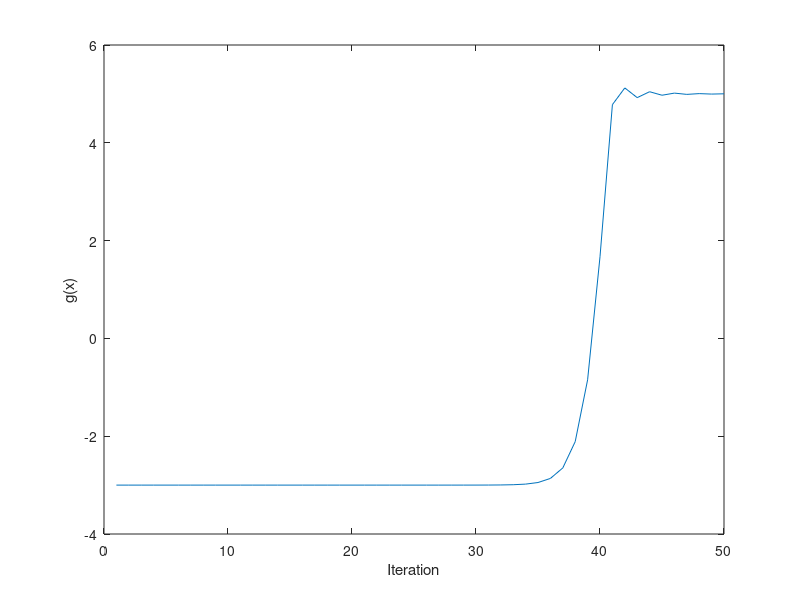
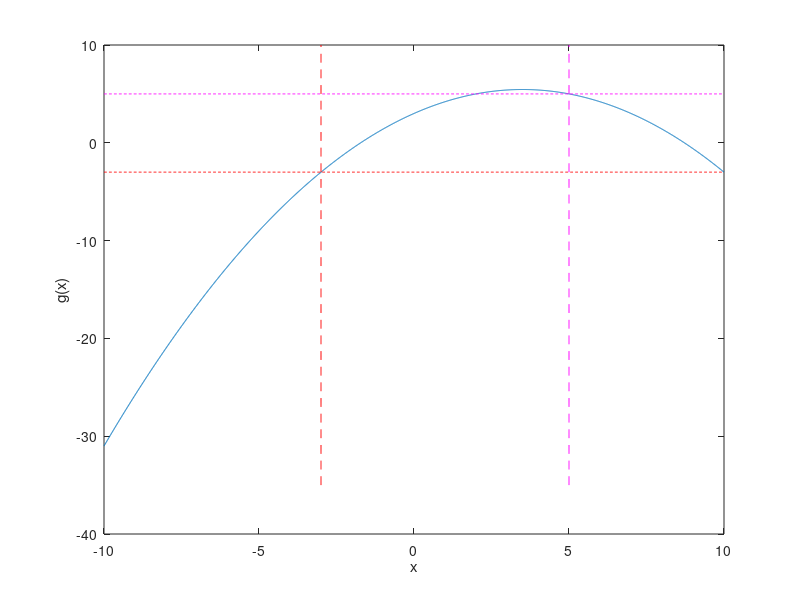
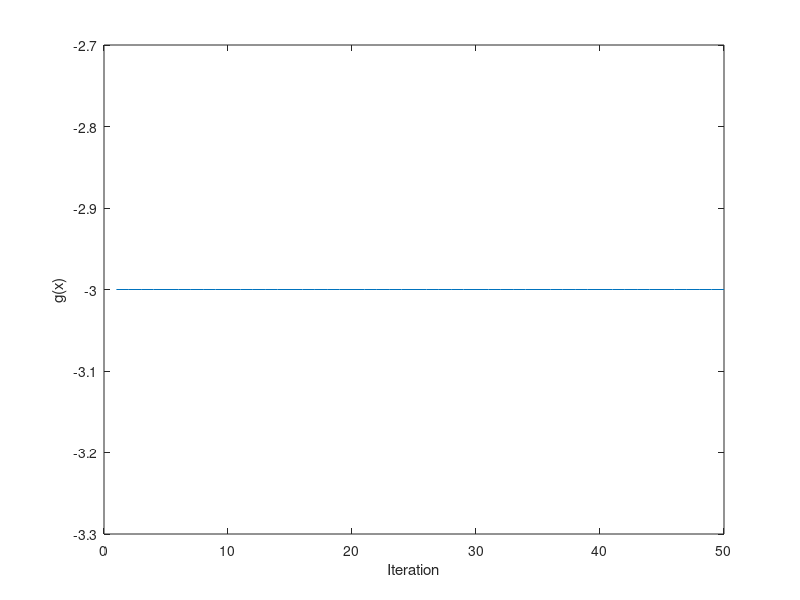

MATLAB code for these plots, in order:
%% Computer Arithmetic
% Computers have an intersting way of performing arithmetic operations, and 
% this is limited by the configuration of the computer. Computers represent non-integers 
% as _floating point_ numbers, i.e. as decimals, but because they have a finite 
% amount of memory in which to store a number, these numbers usually have to be 
% truncated or rounded up or down. This leads to an inaccuracy in the performing 
% calculations. For example, let's calculate $(\sqrt{2})^2 - 2$, whcih should 
% equal zero. 

x = 2.0;
x = (x^(1/2))^2 - x;
disp(['The value is '  num2str(x)])
%% 
% The value of this number is not zero, though it is very small. In fact, it's 
% so small that we might think there is no real problem. However, that is not 
% the case. The reason is that computers are very good at doring very large numbers 
% of calculations. If each of those calculations results in a small error because 
% of the round off, then that erorr can accumluate. 
% 
% To see a dramatic example of this, consder the simple equation 
% 
% $$g(x) = -0.2x^2 + 1.4x + c$$
% 
% This has a nice property that $g(-3) = -3$. Let's see what happens if we keep 
% repeating this calculation over and over, using the output from one calculation 
% as the input for the next. 

a = -0.2;
b = 1.4;
c = 3;

% Specifity the number of times we want to perform the calculation
n_loop = 50;

% Set some storage and set the initial value.
z = zeros(n_loop,1);
z(1) = -3.0;

% Perform the loop. 
for i_loop = 2 : n_loop
    z(i_loop) = a*z(i_loop-1)^2 + b*z(i_loop-1) + c;
end

% Plot the results. 
figure
plot([1:n_loop], z)
xlabel('Iteration')
ylabel('g(x)')
%% 
% Something rather remarkable has happened. The value of $g(x)$ remains at or 
% close to a value of -3 for about 32 iterations of the calculation, and then 
% it starts to move away from that value and rapidly ends up at +5. The reason 
% it arrives at this value is that $g(5) = 5$as well ? in fact it is an attractor 
% of the iterative mapping. 

x = -10 : 0.01 : 10;
g = a*x.*x + b*x + c;
y = [-35 : 0.1 : 10];
figure
plot(x,g, x, -3*ones(size(x)), 'r--', x, 5*ones(size(x)), 'm--', -3*ones(size(y)), y, 'r--', 5*ones(size(y)), y, 'm--')
xlabel('x')
ylabel('g(x)')
%% 
% So we can see that round off can become a big problem. In fact we can see 
% that it becomes a problem right from the start by typing out the values of |z| 
% for the first 10 iterations (we have changed the number of decimal places that 
% the output shows).

format long e
z(1:10)
%% 
% We can see from this that the roundoff error is making itself felt from the 
% first iteration onwards. 
% 
% However, we have deliberately made our problem worse in the above example. 
% It is easy to calculate integer powers of numbers such as $x^{10}$ or $x^3$ 
% by repeatedly multplying $x$ by itself. Calculating $x^{1/3}$, for example, 
% is much harder and computers perform this calculation by using series expansions 
% and doing this involves a lot of calculations. The hat operator, |^|, tells 
% Matlab to use this second way of calculating the power, even if the power is 
% an integer. So, we can reduce the problem of round off by not using the hat 
% operator and just multiplying $x$ by itself. 

a = -0.2;
b = 1.4;
c = 3;

n_loop = 50;

z = zeros(n_loop,1);
z(1) = -3.0;

for i_loop = 2 : n_loop
    z(i_loop) = a*z(i_loop-1)*z(i_loop-1) + b*z(i_loop-1) + c;
end
figure
plot([1:n_loop], z)
xlabel('Iteration')
ylabel('g(x)')
%% 
% We can see that the value now does not change, and we can look again at the 
% values of the calculation.


format long e
z(1:10)
%% 
% Now we see that the value is stable and that the results of the calculation 
% are what we expect. 
% 
% Numerical round off is not something that we should always be worried about, 
% but it is something that we should take care to minimize, and we should keep 
% it in mind especially if our computer codes start giving strange, apparently 
% inexplicable results. 
% 
%